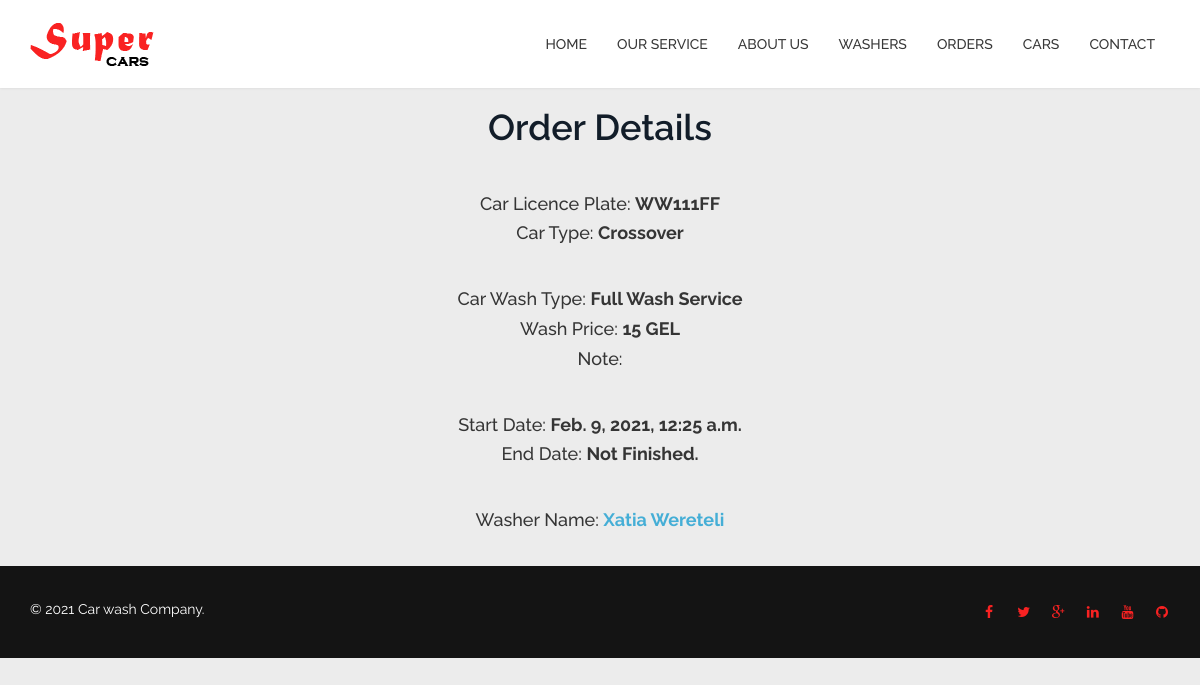
/14/order/, run on an earlier commit of the app's database.
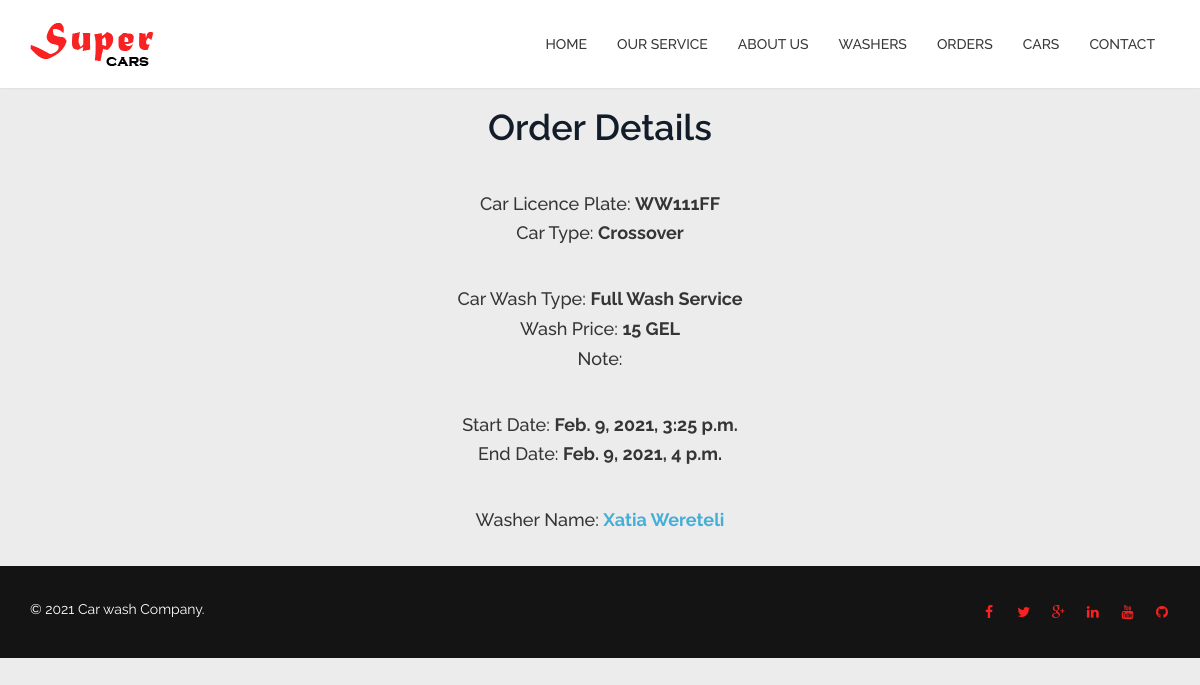
And on a later commit of the database.
### serviceapp/models.py (models this page shows, shortened)
class Order(models.Model):
    car = models.ForeignKey(
        to='serviceapp.Car',
        on_delete=models.CASCADE,
        related_name='order')
    booth = models.ForeignKey(to='serviceapp.Booth', on_delete=models.PROTECT, related_name='order')
    start_date = models.DateTimeField(verbose_name=_('Scheduled time'))
    end_date = models.DateTimeField(verbose_name=_('End time'), null=True, blank=True)
    wash_type = models.ForeignKey(
        to='serviceapp.WashType',
        related_name='orders',
        on_delete=models.PROTECT,
    )
    note = models.TextField(null=True, blank=True, verbose_name=_('Note'))
    coupon = models.ForeignKey(
        to='serviceapp.Coupon', related_name='orders',
        on_delete=models.PROTECT,
        null=True, blank=True,
    )
    employee = models.ForeignKey(
        to='user.User',
        on_delete=models.SET_NULL,
        null=True,
        related_name='order')
    price = models.IntegerField()
    created_date = models.DateTimeField(auto_now_add=True)
    class Meta:
        verbose_name = _('Order')
        verbose_name_plural = _('Orders')

class Car(models.Model):
    licence_plate = models.CharField(max_length=20)
    car_type = models.ForeignKey(
        to='serviceapp.CarType',
        on_delete=models.SET_NULL,
        null=True,
        related_name='cars')
    class Meta:
        verbose_name = _('Car')
        verbose_name_plural = _('Cars')

class CarType(models.Model):
    name = models.CharField(max_length=45, verbose_name=_('Car Type'), unique=True)
    price = models.DecimalField(max_digits=4, decimal_places=2)
    def __str__(self):
        return self.name
    class Meta:
        db_table = 'car_type'

class WashType(models.Model):
    name = models.CharField(max_length=45, verbose_name=_('Car Type'), unique=True)
    percentage = models.IntegerField(verbose_name=_("Percentage of base price"), default=100)
    def __str__(self):
        return self.name

### user/models.py (models this page shows, shortened)
class User(AbstractUser):
    username = None
    email = models.EmailField(_('email address'), unique=True)
    birthdate = models.DateField(verbose_name=_('Birth Date'), )
    image = models.ImageField(verbose_name=_("Image"), upload_to='profiles')
    salary = models.DecimalField(max_digits=8, decimal_places=2, verbose_name=_('Salary'), help_text='in Lari',
                                 blank=True, null=True)
    share = models.DecimalField(max_digits=8, decimal_places=2, verbose_name=_('Share per wash'), help_text='%',
                                null=True, blank=True)
    phone_number = models.CharField(max_length=50, verbose_name=_('Phone Number'))
    hire_date = models.DateField(auto_now_add=True)
    status = models.PositiveSmallIntegerField(choices=Status.choices)
    objects = UserManager()
    USERNAME_FIELD = 'email'
    REQUIRED_FIELDS = []
    def __str__(self):
        return self.get_full_name()
    class Meta:
        verbose_name = _('Employee')
        verbose_name_plural = _('Employees')

### serviceapp/views.py (the view)
# urls.py: path('<int:pk>/order/', order_detail, name='order_detail'),
def order_detail(request: WSGIRequest, pk: int) -> HttpResponse:
    order = get_object_or_404(Order, pk=pk)
    return render(request, template_name='pages/order_details.html', context={
        'order': order
    })

### templates/pages/order_details.html (shortened to what this page needs)
{% extends 'layout.html' %}
{% load static %}
{% block content %}
    <div class="container">
        <h1 class="section-title text-center wow fadeInDown">Order Details</h1>
        <br>
        <p class="h4 text-center">Car Licence Plate: <b>{{ order.car.licence_plate }}</b></p>
        <p class="h4 text-center">Car Type: <b>{{ order.car.car_type }}</b></p>
        <br>
        <p class="h4 text-center">Car Wash Type: <b>{{ order.wash_type }}</b></p>
        <p class="h4 text-center">Wash Price: <b>{{ order.price }} GEL</b></p>
        <p class="h4 text-center">Note: <b>{{ order.note }} </b></p>
        <br>
        <p class="h4 text-center">Start Date: <b>{{ order.start_date }} </b></p>
        <p class="h4 text-center">End Date: <b>{{ order.end_date|default:'Not Finished.' }} </b></p>
        <br>
        <p class="h4 text-center">Washer Name: <a
                href="{% url 'wash:washer_detail' order.employee.id %}"><b>{{ order.employee }} </b></a></p>
        <br>
    </div>
{% endblock %}

What changed in the data, as far as the page shows it:
changed Order "WW111FF": start_date "Feb. 9, 2021, 12:25 a.m." → "Feb. 9, 2021, 3:25 p.m."; end_date "Not Finished." → "Feb. 9, 2021, 4 p.m."
